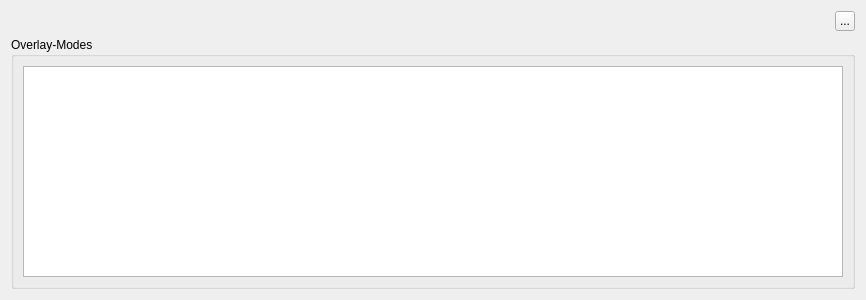
<?xml version="1.0" encoding="UTF-8"?>
<ui version="4.0">
 <class>OverlayModes</class>
 <widget class="QDialog" name="OverlayModes">
  <property name="geometry">
   <rect>
    <x>0</x>
    <y>0</y>
    <width>866</width>
    <height>300</height>
   </rect>
  </property>
  <property name="windowTitle">
   <string>Dialog</string>
  </property>
  <layout class="QGridLayout" name="gridLayout">
   <item row="0" column="0">
    <layout class="QHBoxLayout" name="horizontalLayout">
     <item>
      <widget class="QLabel" name="labelLoad">
       <property name="minimumSize">
        <size>
         <width>150</width>
         <height>0</height>
        </size>
       </property>
       <property name="maximumSize">
        <size>
         <width>150</width>
         <height>16777215</height>
        </size>
       </property>
       <property name="text">
        <string/>
       </property>
      </widget>
     </item>
     <item>
      <spacer name="horizontalSpacer">
       <property name="orientation">
        <enum>Qt::Horizontal</enum>
       </property>
       <property name="sizeHint" stdset="0">
        <size>
         <width>40</width>
         <height>20</height>
        </size>
       </property>
      </spacer>
     </item>
     <item>
      <widget class="QToolButton" name="toolButton">
       <property name="minimumSize">
        <size>
         <width>20</width>
         <height>20</height>
        </size>
       </property>
       <property name="maximumSize">
        <size>
         <width>20</width>
         <height>20</height>
        </size>
       </property>
       <property name="text">
        <string>...</string>
       </property>
      </widget>
     </item>
    </layout>
   </item>
   <item row="1" column="0">
    <widget class="QGroupBox" name="groupBox">
     <property name="title">
      <string>Overlay-Modes</string>
     </property>
     <layout class="QGridLayout" name="gridLayout_2">
      <item row="0" column="0">
       <widget class="QTableWidget" name="tableWidget"/>
      </item>
     </layout>
    </widget>
   </item>
  </layout>
 </widget>
 <resources/>
 <connections/>
</ui>
